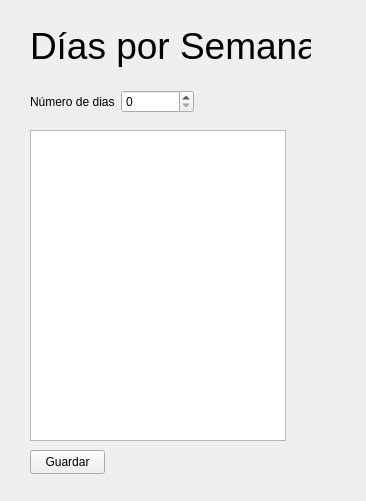
<?xml version="1.0" encoding="UTF-8"?>
<ui version="4.0">
 <class>dias</class>
 <widget class="QWidget" name="dias">
  <property name="geometry">
   <rect>
    <x>0</x>
    <y>0</y>
    <width>366</width>
    <height>501</height>
   </rect>
  </property>
  <property name="windowTitle">
   <string>dias</string>
  </property>
  <widget class="QLabel" name="title">
   <property name="geometry">
    <rect>
     <x>30</x>
     <y>10</y>
     <width>281</width>
     <height>71</height>
    </rect>
   </property>
   <property name="font">
    <font>
     <pointsize>28</pointsize>
    </font>
   </property>
   <property name="text">
    <string>Días por Semana</string>
   </property>
  </widget>
  <widget class="QListWidget" name="listaDias">
   <property name="geometry">
    <rect>
     <x>30</x>
     <y>130</y>
     <width>256</width>
     <height>311</height>
    </rect>
   </property>
  </widget>
  <widget class="QPushButton" name="save">
   <property name="geometry">
    <rect>
     <x>30</x>
     <y>450</y>
     <width>75</width>
     <height>24</height>
    </rect>
   </property>
   <property name="text">
    <string>Guardar</string>
   </property>
  </widget>
  <widget class="QWidget" name="">
   <property name="geometry">
    <rect>
     <x>30</x>
     <y>90</y>
     <width>164</width>
     <height>25</height>
    </rect>
   </property>
   <layout class="QFormLayout" name="formLayout">
    <item row="0" column="0">
     <widget class="QLabel" name="numDias">
      <property name="text">
       <string>Número de dias</string>
      </property>
     </widget>
    </item>
    <item row="0" column="1">
     <widget class="QSpinBox" name="numDiasText"/>
    </item>
   </layout>
  </widget>
 </widget>
 <resources/>
 <connections/>
</ui>
